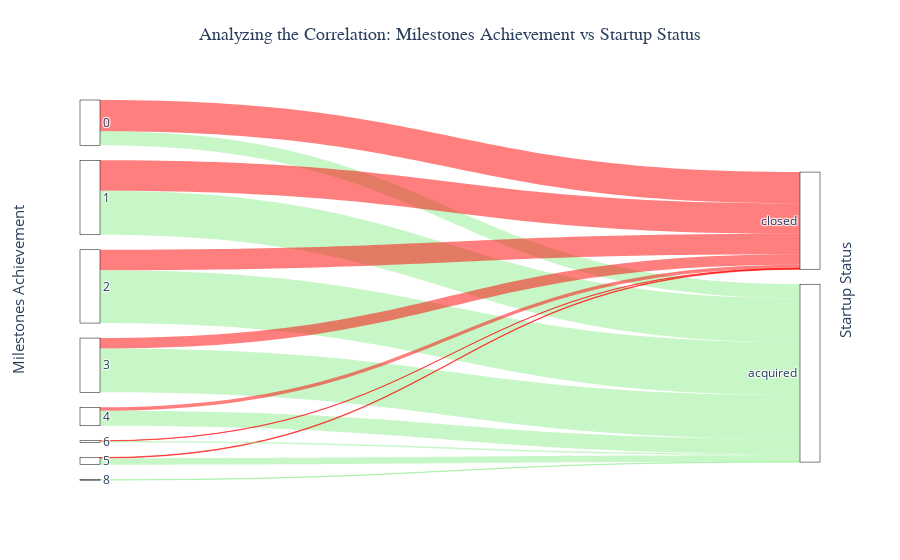

The notebook cell this image was saved under:
### Markdown cell above
##### 5.3  Does the number of milestones achieved impact a startup's chance of getting acquired?

### Code cell
import plotly.graph_objects as go
import pandas as pd

# Assuming you already have your data_df with numerical "milestones" and "status" columns

# Group your data by milestones and status and count the occurrences
grouped = data_df.groupby(["milestones", "status"]).size().reset_index(name="count")
grouped.columns = ["source", "target", "value"]
grouped['target'] = grouped['target'].map({0: 'closed', 1: 'acquired'})
grouped['source'] = grouped.source.map({0: '0', 1: '1', 2: '2', 3: '3', 4: '4', 5: '5', 6: '6', 8: '8'})
links = pd.concat([grouped], axis=0)
unique_source_target = list(pd.unique(links[['source', 'target']].values.ravel('K')))
mapping_dict = {k: v for v, k in enumerate(unique_source_target)}
links['source'] = links['source'].map(mapping_dict)
links['target'] = links['target'].map(mapping_dict)

# Convert links DataFrame to dictionary
links_dict = links.to_dict(orient='list')

# Apply the color map to the links
# Directly use the 'acquired' and 'closed' labels to determine the color
link_colors = ['rgba(144, 238, 144, 0.5)' if target == 'acquired' else 'rgba(255, 0, 0, 0.5)' for target in grouped['target']]


fig = go.Figure(data=[go.Sankey(
    node=dict(
        pad=15,
        thickness=20,
        line=dict(color="black", width=0.5),
        label=unique_source_target,
        color="white"
    ),
    link=dict(
        source=links_dict["source"],
        target=links_dict["target"],
        value=links_dict["value"],
        color=link_colors  # Apply the colors to the links
    )
)])

fig.update_layout(
    annotations=[
        dict(
            x=0.5,  # Set x to 0.5 for centering horizontally
            y=1.20,  # Adjust y as needed 
            text="Analyzing the Correlation: Milestones Achievement vs Startup Status",
            showarrow=False,
            font=dict(
                size=18,
                family="Arial, sans-serif"  # Using a bold font family
            ),
            textangle=0,  
            xref="paper",
            yref="paper"
        ),
        # Add a comma here after the closing brace of the first dictionary
        dict(
            x=-0.10,  # Position to the left of the diagram
            y=0.5,    # Vertically centered
            text="Milestones Achievement",  # Text for the left side
            showarrow=False,
            font=dict(size=15),
            textangle=-90,  # Rotate text to be vertical
            xref="paper",
            yref="paper"
        ),
        dict(
            x=1.05,  # Position to the right of the diagram
            y=0.5,   # Vertically centered
            text="Startup Status",  # Text for the right side
            showarrow=False,
            font=dict(size=15),
            textangle=-90,  # Rotate text to be vertical
            xref="paper",
            yref="paper"
        )
    ]
)

fig.show()

### Figure 1 — Plotly figure (JSON) as saved in the notebook; plotly's stock layout.template omitted (floating-point values rounded to 4 significant figures)
{"data": [{"link": {"color": ["rgba(255, 0, 0, 0.5)", "rgba(144, 238, 144, 0.5)", "rgba(255, 0, 0, 0.5)", "rgba(144, 238, 144, 0.5)", "rgba(255, 0, 0, 0.5)", "rgba(144, 238, 144, 0.5)", "rgba(255, 0, 0, 0.5)", "rgba(144, 238, 144, 0.5)", "rgba(255, 0, 0, 0.5)", "rgba(144, 238, 144, 0.5)", "rgba(255, 0, 0, 0.5)", "rgba(144, 238, 144, 0.5)", "rgba(255, 0, 0, 0.5)", "rgba(144, 238, 144, 0.5)", "rgba(144, 238, 144, 0.5)"], "source": [0, 0, 1, 1, 2, 2, 3, 3, 4, 4, 5, 5, 6, 6, 7], "target": [8, 9, 8, 9, 8, 9, 8, 9, 8, 9, 8, 9, 8, 9, 9], "value": [105, 47, 102, 148, 69, 177, 35, 147, 12, 50, 2, 22, 1, 5, 1]}, "node": {"color": "white", "label": ["0", "1", "2", "3", "4", "5", "6", "8", "closed", "acquired"], "line": {"color": "black", "width": 0.5}, "pad": 15, "thickness": 20}, "type": "sankey"}], "layout": {"annotations": [{"font": {"family": "Arial, sans-serif", "size": 18}, "showarrow": false, "text": "Analyzing the Correlation: Milestones Achievement vs Startup Status", "textangle": 0, "x": 0.5, "xref": "paper", "y": 1.2, "yref": "paper"}, {"font": {"size": 15}, "showarrow": false, "text": "Milestones Achievement", "textangle": -90, "x": -0.1, "xref": "paper", "y": 0.5, "yref": "paper"}, {"font": {"size": 15}, "showarrow": false, "text": "Startup Status", "textangle": -90, "x": 1.05, "xref": "paper", "y": 0.5, "yref": "paper"}]}}
